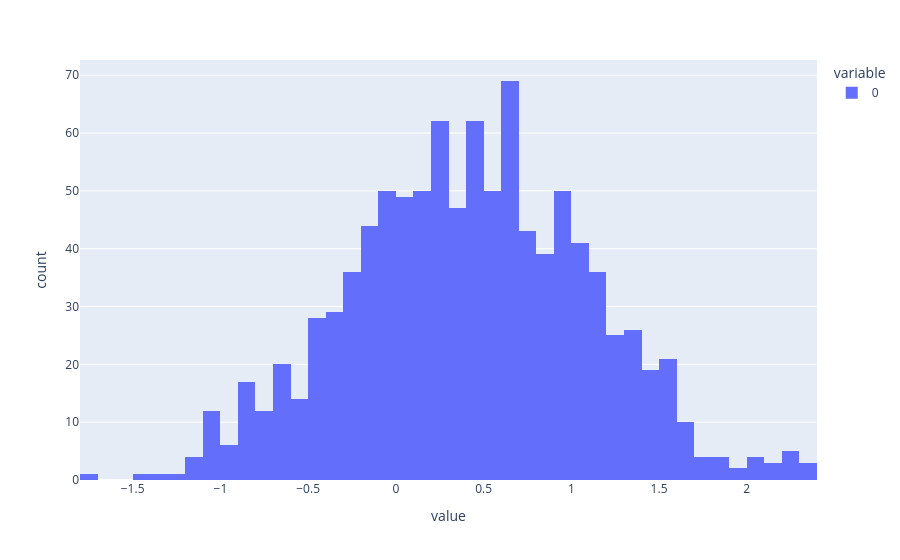

Notebook source saved alongside this figure:
### Code cell
px.histogram(diffusion_steps_step_by_step[-1])

### Figure 1 — Plotly figure (JSON) as saved in the notebook; plotly's stock layout.template omitted (floating-point values rounded to 4 significant figures; data arrays with more than 128 entries replaced by an {"elided": "..."} marker saying what was removed)
{"data": [{"alignmentgroup": "True", "bingroup": "x", "hovertemplate": "variable=0<br>value=%{x}<br>count=%{y}<extra></extra>", "legendgroup": "0", "marker": {"color": "#636efa", "pattern": {"shape": ""}}, "name": "0", "offsetgroup": "0", "orientation": "v", "showlegend": true, "type": "histogram", "x": {"elided": "1000 float values"}, "xaxis": "x", "yaxis": "y"}], "layout": {"barmode": "relative", "legend": {"title": {"text": "variable"}, "tracegroupgap": 0}, "margin": {"t": 60}, "xaxis": {"anchor": "y", "domain": [0, 1], "title": {"text": "value"}}, "yaxis": {"anchor": "x", "domain": [0, 1], "title": {"text": "count"}}}}
